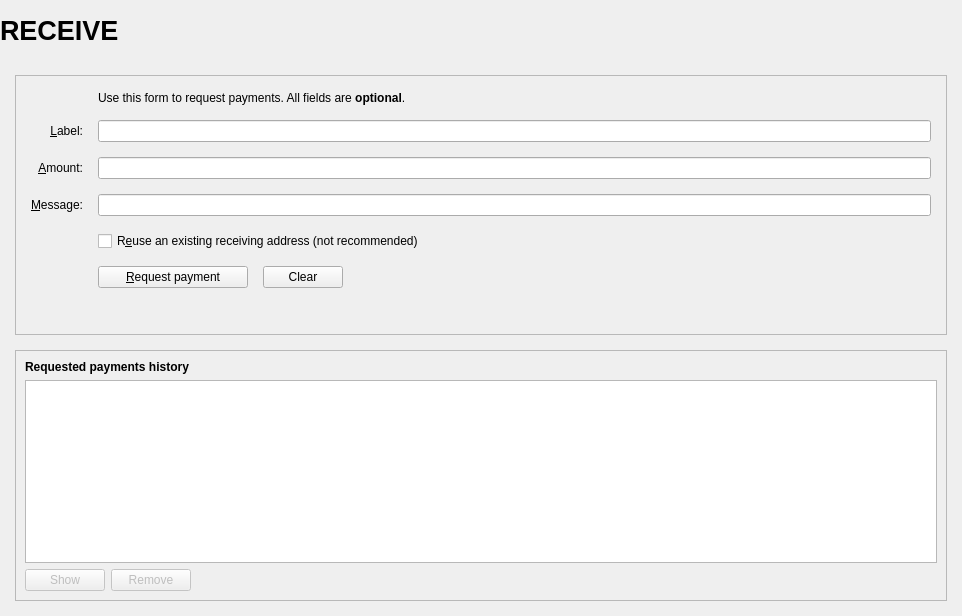
<?xml version="1.0" encoding="UTF-8"?>
<ui version="4.0">
 <class>ReceiveCoinsDialog</class>
 <widget class="QWidget" name="ReceiveCoinsDialog">
  <property name="geometry">
   <rect>
    <x>0</x>
    <y>0</y>
    <width>962</width>
    <height>616</height>
   </rect>
  </property>
  <layout class="QVBoxLayout" name="verticalLayout" stretch="0">
   <property name="leftMargin">
    <number>0</number>
   </property>
   <property name="topMargin">
    <number>0</number>
   </property>
   <property name="rightMargin">
    <number>0</number>
   </property>
   <property name="bottomMargin">
    <number>0</number>
   </property>
   <item>
    <layout class="QVBoxLayout" name="verticalLayout_Master" stretch="0,1">
     <property name="spacing">
      <number>0</number>
     </property>
     <item>
      <widget class="QFrame" name="frame_Header">
       <layout class="QVBoxLayout" name="verticalLayout_8">
        <property name="leftMargin">
         <number>0</number>
        </property>
        <property name="topMargin">
         <number>0</number>
        </property>
        <property name="rightMargin">
         <number>0</number>
        </property>
        <property name="bottomMargin">
         <number>0</number>
        </property>
        <item>
         <layout class="QHBoxLayout" name="horizontalLayout_Header" stretch="1,0,1">
          <item>
           <widget class="QLabel" name="labelOverviewHeaderLeft">
            <property name="minimumSize">
             <size>
              <width>464</width>
              <height>60</height>
             </size>
            </property>
            <property name="maximumSize">
             <size>
              <width>16777215</width>
              <height>60</height>
             </size>
            </property>
            <property name="font">
             <font>
              <pointsize>20</pointsize>
              <weight>75</weight>
              <bold>true</bold>
             </font>
            </property>
            <property name="text">
             <string>RECEIVE</string>
            </property>
           </widget>
          </item>
          <item>
           <spacer name="horizontalSpacer_3">
            <property name="orientation">
             <enum>Qt::Horizontal</enum>
            </property>
            <property name="sizeHint" stdset="0">
             <size>
              <width>40</width>
              <height>20</height>
             </size>
            </property>
           </spacer>
          </item>
          <item>
           <widget class="QLabel" name="labelOverviewHeaderRight">
            <property name="minimumSize">
             <size>
              <width>250</width>
              <height>55</height>
             </size>
            </property>
            <property name="maximumSize">
             <size>
              <width>250</width>
              <height>55</height>
             </size>
            </property>
            <property name="font">
             <font>
              <pointsize>14</pointsize>
             </font>
            </property>
            <property name="text">
             <string/>
            </property>
            <property name="alignment">
             <set>Qt::AlignRight|Qt::AlignTrailing|Qt::AlignVCenter</set>
            </property>
           </widget>
          </item>
         </layout>
        </item>
       </layout>
      </widget>
     </item>
     <item>
      <widget class="QFrame" name="frame_BG">
       <layout class="QVBoxLayout" name="verticalLayout_5">
        <property name="spacing">
         <number>15</number>
        </property>
        <property name="leftMargin">
         <number>15</number>
        </property>
        <property name="topMargin">
         <number>15</number>
        </property>
        <property name="rightMargin">
         <number>15</number>
        </property>
        <property name="bottomMargin">
         <number>15</number>
        </property>
        <item>
         <widget class="QFrame" name="frame2">
          <property name="sizePolicy">
           <sizepolicy hsizetype="Preferred" vsizetype="Expanding">
            <horstretch>0</horstretch>
            <verstretch>0</verstretch>
           </sizepolicy>
          </property>
          <property name="frameShape">
           <enum>QFrame::StyledPanel</enum>
          </property>
          <property name="frameShadow">
           <enum>QFrame::Sunken</enum>
          </property>
          <layout class="QVBoxLayout" name="verticalLayout_3">
           <property name="spacing">
            <number>15</number>
           </property>
           <property name="leftMargin">
            <number>15</number>
           </property>
           <property name="topMargin">
            <number>15</number>
           </property>
           <property name="rightMargin">
            <number>15</number>
           </property>
           <property name="bottomMargin">
            <number>15</number>
           </property>
           <item>
            <layout class="QGridLayout" name="gridLayout">
             <item row="7" column="2">
              <widget class="QCheckBox" name="reuseAddress">
               <property name="toolTip">
                <string>Reuse one of the previously used receiving addresses.&lt;br&gt;Reusing addresses has security and privacy issues.&lt;br&gt;Do not use this unless re-generating a payment request made before.</string>
               </property>
               <property name="text">
                <string>R&amp;euse an existing receiving address (not recommended)</string>
               </property>
              </widget>
             </item>
             <item row="7" column="0">
              <widget class="QLabel" name="label_4">
               <property name="text">
                <string/>
               </property>
              </widget>
             </item>
             <item row="6" column="0">
              <widget class="QLabel" name="label_3">
               <property name="toolTip">
                <string>An optional message to attach to the payment request, which will be displayed when the request is opened. Note: The message will not be sent with the payment over the Caskback network.</string>
               </property>
               <property name="text">
                <string>&amp;Message:</string>
               </property>
               <property name="alignment">
                <set>Qt::AlignRight|Qt::AlignTrailing|Qt::AlignVCenter</set>
               </property>
               <property name="buddy">
                <cstring>reqMessage</cstring>
               </property>
              </widget>
             </item>
             <item row="4" column="2">
              <widget class="QLineEdit" name="reqLabel">
               <property name="toolTip">
                <string>An optional label to associate with the new receiving address.</string>
               </property>
              </widget>
             </item>
             <item row="6" column="2">
              <widget class="QLineEdit" name="reqMessage">
               <property name="toolTip">
                <string>An optional message to attach to the payment request, which will be displayed when the request is opened.&lt;br&gt;Note: The message will not be sent with the payment over the Caskback network.</string>
               </property>
              </widget>
             </item>
             <item row="2" column="2">
              <widget class="QLabel" name="label_5">
               <property name="text">
                <string>Use this form to request payments. All fields are &lt;b&gt;optional&lt;/b&gt;.</string>
               </property>
              </widget>
             </item>
             <item row="4" column="0">
              <widget class="QLabel" name="label_2">
               <property name="toolTip">
                <string>An optional label to associate with the new receiving address.</string>
               </property>
               <property name="text">
                <string>&amp;Label:</string>
               </property>
               <property name="alignment">
                <set>Qt::AlignRight|Qt::AlignTrailing|Qt::AlignVCenter</set>
               </property>
               <property name="buddy">
                <cstring>reqLabel</cstring>
               </property>
              </widget>
             </item>
             <item row="5" column="0">
              <widget class="QLabel" name="label">
               <property name="toolTip">
                <string>An optional amount to request. Leave this empty or zero to not request a specific amount.</string>
               </property>
               <property name="text">
                <string>&amp;Amount:</string>
               </property>
               <property name="alignment">
                <set>Qt::AlignRight|Qt::AlignTrailing|Qt::AlignVCenter</set>
               </property>
               <property name="buddy">
                <cstring>reqAmount</cstring>
               </property>
              </widget>
             </item>
             <item row="5" column="2">
              <widget class="BitcoinAmountField" name="reqAmount">
               <property name="minimumSize">
                <size>
                 <width>80</width>
                 <height>0</height>
                </size>
               </property>
               <property name="toolTip">
                <string>An optional amount to request. Leave this empty or zero to not request a specific amount.</string>
               </property>
              </widget>
             </item>
             <item row="8" column="0">
              <widget class="QLabel" name="label_7">
               <property name="text">
                <string/>
               </property>
              </widget>
             </item>
             <item row="8" column="2">
              <layout class="QHBoxLayout" name="horizontalLayout">
               <item>
                <widget class="QPushButton" name="receiveButton">
                 <property name="minimumSize">
                  <size>
                   <width>150</width>
                   <height>0</height>
                  </size>
                 </property>
                 <property name="text">
                  <string>&amp;Request payment</string>
                 </property>
                 <property name="icon">
                  <iconset resource="../cashback.qrc">
                   <normaloff>:/icons/receiving_addresses</normaloff>:/icons/receiving_addresses</iconset>
                 </property>
                </widget>
               </item>
               <item>
                <widget class="QPushButton" name="clearButton">
                 <property name="sizePolicy">
                  <sizepolicy hsizetype="Minimum" vsizetype="Fixed">
                   <horstretch>0</horstretch>
                   <verstretch>0</verstretch>
                  </sizepolicy>
                 </property>
                 <property name="toolTip">
                  <string>Clear all fields of the form.</string>
                 </property>
                 <property name="text">
                  <string>Clear</string>
                 </property>
                 <property name="icon">
                  <iconset resource="../cashback.qrc">
                   <normaloff>:/icons/remove</normaloff>:/icons/remove</iconset>
                 </property>
                 <property name="autoDefault">
                  <bool>false</bool>
                 </property>
                </widget>
               </item>
               <item>
                <spacer name="horizontalSpacer">
                 <property name="orientation">
                  <enum>Qt::Horizontal</enum>
                 </property>
                 <property name="sizeHint" stdset="0">
                  <size>
                   <width>40</width>
                   <height>20</height>
                  </size>
                 </property>
                </spacer>
               </item>
              </layout>
             </item>
             <item row="9" column="2">
              <spacer name="verticalSpacer">
               <property name="orientation">
                <enum>Qt::Vertical</enum>
               </property>
               <property name="sizeHint" stdset="0">
                <size>
                 <width>20</width>
                 <height>40</height>
                </size>
               </property>
              </spacer>
             </item>
            </layout>
           </item>
          </layout>
         </widget>
        </item>
        <item>
         <widget class="QFrame" name="frame">
          <property name="sizePolicy">
           <sizepolicy hsizetype="Preferred" vsizetype="Expanding">
            <horstretch>0</horstretch>
            <verstretch>0</verstretch>
           </sizepolicy>
          </property>
          <property name="frameShape">
           <enum>QFrame::StyledPanel</enum>
          </property>
          <property name="frameShadow">
           <enum>QFrame::Raised</enum>
          </property>
          <layout class="QVBoxLayout" name="verticalLayout_2">
           <item>
            <widget class="QLabel" name="label_6">
             <property name="font">
              <font>
               <weight>75</weight>
               <bold>true</bold>
              </font>
             </property>
             <property name="text">
              <string>Requested payments history</string>
             </property>
            </widget>
           </item>
           <item>
            <widget class="QTableView" name="recentRequestsView">
             <property name="palette">
              <palette>
               <active>
                <colorrole role="Text">
                 <brush brushstyle="SolidPattern">
                  <color alpha="255">
                   <red>51</red>
                   <green>51</green>
                   <blue>51</blue>
                  </color>
                 </brush>
                </colorrole>
               </active>
               <inactive>
                <colorrole role="Text">
                 <brush brushstyle="SolidPattern">
                  <color alpha="255">
                   <red>51</red>
                   <green>51</green>
                   <blue>51</blue>
                  </color>
                 </brush>
                </colorrole>
               </inactive>
               <disabled>
                <colorrole role="Text">
                 <brush brushstyle="SolidPattern">
                  <color alpha="255">
                   <red>85</red>
                   <green>85</green>
                   <blue>85</blue>
                  </color>
                 </brush>
                </colorrole>
               </disabled>
              </palette>
             </property>
             <property name="contextMenuPolicy">
              <enum>Qt::CustomContextMenu</enum>
             </property>
             <property name="tabKeyNavigation">
              <bool>false</bool>
             </property>
             <property name="sortingEnabled">
              <bool>true</bool>
             </property>
            </widget>
           </item>
           <item>
            <layout class="QHBoxLayout" name="horizontalLayout_2">
             <item>
              <widget class="QPushButton" name="showRequestButton">
               <property name="enabled">
                <bool>false</bool>
               </property>
               <property name="toolTip">
                <string>Show the selected request (does the same as double clicking an entry)</string>
               </property>
               <property name="text">
                <string>Show</string>
               </property>
               <property name="icon">
                <iconset resource="../cashback.qrc">
                 <normaloff>:/icons/edit</normaloff>:/icons/edit</iconset>
               </property>
               <property name="autoDefault">
                <bool>false</bool>
               </property>
              </widget>
             </item>
             <item>
              <widget class="QPushButton" name="removeRequestButton">
               <property name="enabled">
                <bool>false</bool>
               </property>
               <property name="toolTip">
                <string>Remove the selected entries from the list</string>
               </property>
               <property name="text">
                <string>Remove</string>
               </property>
               <property name="icon">
                <iconset resource="../cashback.qrc">
                 <normaloff>:/icons/remove</normaloff>:/icons/remove</iconset>
               </property>
               <property name="autoDefault">
                <bool>false</bool>
               </property>
              </widget>
             </item>
             <item>
              <spacer name="horizontalSpacer_2">
               <property name="orientation">
                <enum>Qt::Horizontal</enum>
               </property>
               <property name="sizeHint" stdset="0">
                <size>
                 <width>40</width>
                 <height>20</height>
                </size>
               </property>
              </spacer>
             </item>
            </layout>
           </item>
          </layout>
         </widget>
        </item>
       </layout>
      </widget>
     </item>
    </layout>
   </item>
  </layout>
 </widget>
 <customwidgets>
  <customwidget>
   <class>BitcoinAmountField</class>
   <extends>QLineEdit</extends>
   <header>bitcoinamountfield.h</header>
   <container>1</container>
  </customwidget>
 </customwidgets>
 <tabstops>
  <tabstop>reqLabel</tabstop>
  <tabstop>reqAmount</tabstop>
  <tabstop>reqMessage</tabstop>
  <tabstop>reuseAddress</tabstop>
  <tabstop>receiveButton</tabstop>
  <tabstop>clearButton</tabstop>
  <tabstop>recentRequestsView</tabstop>
  <tabstop>showRequestButton</tabstop>
  <tabstop>removeRequestButton</tabstop>
 </tabstops>
 <resources>
  <include location="../cashback.qrc"/>
 </resources>
 <connections/>
</ui>
